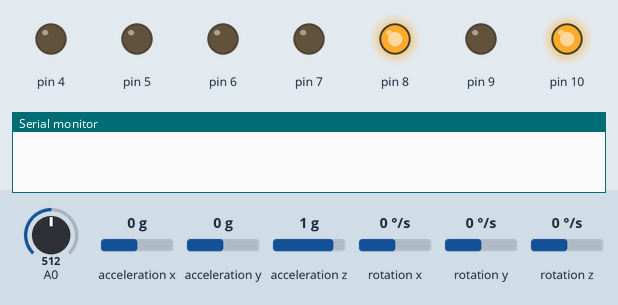
The sketch below on a simulated Arduino Mega 2560, built for the host (arithmetic inside an expression is 32-bit, double 64-bit). Shown: output pins drawn as LEDs (lit = HIGH), the last lines printed to the serial monitor. Wiring (inferred from the names in the program): MPU-6050 motion sensor at I2C address 0x68. Dashed ring = blinking. Inputs (shaded band) come from the test bench; at power-on: A0 = 512, acceleration x 0 g, acceleration y 0 g, acceleration z 1 g, rotation x 0 °/s, rotation y 0 °/s, rotation z 0 °/s. Random numbers use the default seed unless the sketch sets one.

Above: at 1.3 s.
2.6 s: A0 set to 380
5.6 s: A0 set to 351
At 8.4 s:
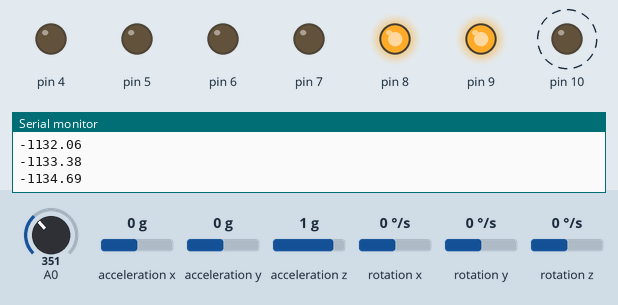
8.6 s: A0 set to 410
At 9.1 s:
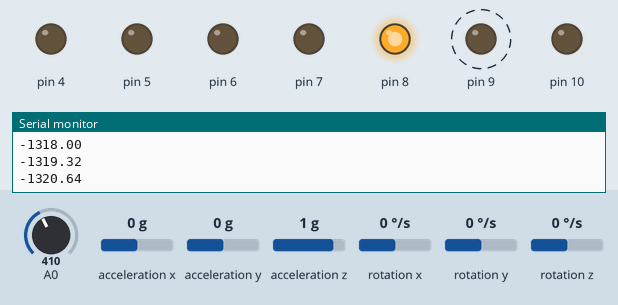
11.6 s: A0 set to 306
At 11.7 s:
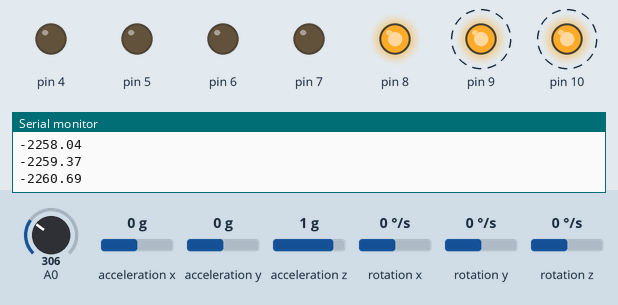
Timing chart, 0 to 15.6 s (numbered marks = the images above; inputs shaded):
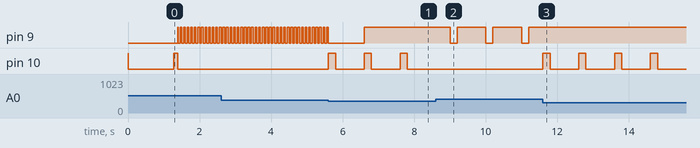

The sketch:

MiniStepperMotorBalancingRobot.ino
```cpp
/*
A small balancing robot using "Axels Stepper Motor Robot Controller"-board.
The robot uses two stepper motors with A4899 drivers and an MPU-6050
gyro/accelerometer to measure the angle. This code runs on an Arduino Pro Micro,
which uses it's two 16 bit hardware timers to generate the step-pulses to drive the motors.

The robot has two switches connected to digital pins 14 and 15.
On of the switches controls is the robot should stand still or
move forward at a constant speed, and the other switch determines
if the robot should make random turns.

More info about the robot on my website: http://axelsdiy.brinkeby.se/

Version 1.0 - the first published version.

Version 1.1 - increased the loop speed slightly and tuned all the PID parameters better.
I am now running TMC2100 stepper motor drivers, which runs smoother than A4988.
If you are using A4988 drivers, the robot may become unstable with my those PID parameters.

Position control:
  trying to maintain a target position using a third PID controller. does not work very well.
  Do not use this version if you just want a working balancing robot.

Axel Brinkeby
2017-10-13
*/

#include "pinConfiguration.h"
#include "config.h"
#include "buzzer.h"
#include "mpu6050.h"
#include "complementaryFilter.h"
#include "pid.h"

#include <Wire.h>

long lastLoopTime = STD_LOOP_TIME;
long lastLoopUsedTime = 0;
unsigned long loopStartTime = 0;
float deltaTime = 0;  // unit: seconds

Mpu6050 imu = Mpu6050(MPU6050_ADDRESS);
ComplementaryFilter angleFilter;
Pid anglePID(ANGLE_P, ANGLE_I, ANGLE_D, ANGLE_I_LIMIT);
Pid speedPID(SPEED_P, SPEED_I, SPEED_D, SPEED_I_LIMIT);
Pid positionPID(POSITION_P, POSITION_I, POSITION_D, POSITION_I_LIMIT);
Buzzer buzzer = Buzzer(BUZZER_PIN);

boolean balancing = false;
boolean bateryVoltageCutoff = false;
float currentLeanAngle = 0.0f;
float targetSpeed = 0;          // used to control the robot, drive and turn, unit: wheel revulutions per second
float turningSpeed = 0;
int randomTurnCounter = 0;      // used to make random turns
float voltage = 0;              // battery voltage

float motorSpeed = 0;           // the actual forward/reverce speed of the motors.
int8_t directionMotor1 = 0;
int8_t directionMotor2 = 0;

float targetPosition = 0;
float currentPosition = 0;

void setup() {

  Serial.begin(500000);         // for debug

  analogReference(INTERNAL);

  pinMode(LED_PIN, OUTPUT);
  pinMode(BUZZER_PIN, OUTPUT);
  pinMode(STEPPER_1_STEP_PIN, OUTPUT);
  pinMode(STEPPER_1_DIR_PIN, OUTPUT);
  pinMode(STEPPER_2_STEP_PIN, OUTPUT);
  pinMode(STEPPER_2_DIR_PIN, OUTPUT);
  pinMode(STEPPER_ENABLE_PIN, OUTPUT);

  pinMode(DIGITAL_14_PIN, INPUT_PULLUP);
  pinMode(DIGITAL_15_PIN, INPUT_PULLUP);

  digitalWrite(STEPPER_ENABLE_PIN, HIGH); // disable the stepper motors

  //buzzer.disable();
  buzzer.buzzBlocking(10);

// for some reason the main loop runns slower when wire is inisialiced,
// the communicaton will still work without the init function,
// but it seam to be unstable, more read errors occur.
  Wire.begin();
  Wire.setClock(400000);
  imu.init();
  imu.calibradeGyro();

  // TIMER1 controls motor 1
  TCCR1A = 0;                             // Timer1 CTC mode 4, OCxA,B outputs disconnected
  TCCR1B = (1 << WGM12) | (1 << CS11);    // Prescaler=8, => 2Mhz
  OCR1A = 65535;                          // longest period, motor stopped
  TCNT1 = 0;

  // TIMER3 controls motor 2
  TCCR3A = 0;                             // Timer1 CTC mode 4, OCxA,B outputs disconnected
  TCCR3B = (1 << WGM12) | (1 << CS11);    // Prescaler=8, => 2Mhz
  OCR3A = 65535;                          // longest period, motor stopped
  TCNT3 = 0;

  TIMSK1 |= (1 << OCIE1A);    // Enable TIMER1 interrupt
  TIMSK3 |= (1 << OCIE3A);    // Enable TIMER3 interrupt

  buzzer.buzzBlocking(100);
}

// 16 single cycle instructions is 1 microsecond at 16Mhz
void delay_05us()
{
  __asm__ __volatile__ (
    "nop" "\n\t"    "nop" "\n\t"    "nop" "\n\t"    "nop" "\n\t"
    "nop" "\n\t"    "nop" "\n\t"    "nop" "\n\t"    "nop");
}

// TIMER 1: controlling motor 1
ISR(TIMER1_COMPA_vect)
{
  TCNT1 = 0;
  if (directionMotor1 == 0)
    return;

  PORTD |= (1<<PORTD4); //set bit       // same as digitalWrite(STEPPER_1_STEP_PIN, HIGH);
  delay_05us();
  PORTD &= ~(1<<PORTD4); //clear bit    // same as digitalWrite(STEPPER_1_STEP_PIN, LOW);
}

// TIMER 3: controlling motor 2
ISR(TIMER3_COMPA_vect)
{
  TCNT3 = 0;
  if (directionMotor2 == 0)
    return;

  PORTD |= (1<<PORTD7); //set bit       // same as digitalWrite(STEPPER_2_STEP_PIN, HIGH);
  delay_05us();
  PORTD &= ~(1<<PORTD7); //clear bit    // same as digitalWrite(STEPPER_2_STEP_PIN, LOW);
}


void loop() {
  // heartbeat LED flashing, if you see this LED flashing, the robot is running it's main loop.
  if (bateryVoltageCutoff)
    digitalWrite(LED_PIN, millis() % 1000 > 200);
  else if (targetSpeed == 0)
    digitalWrite(LED_PIN, millis() % 500 > 400);
  else
    digitalWrite(LED_PIN, millis() % 100 > 50);


  checkBatteryVoltage();
  //Serial.println(voltage);
  if (millis() > 3000 && voltage < MIN_BAT_VOLTAGE) {
    balancing = false;
    bateryVoltageCutoff = true;
    buzzer.buzzBlocking(200);
    delay(800);
  }

  imu.updateIMUdata();

  // calculate the lean angle based in accelerometer and gyro data. This is done with a simple complimentary filter.
  float accAngle = atan2(imu.getAccelY(), imu.getAccelZ()) * 57;
  currentLeanAngle = angleFilter.calculate(accAngle, imu.getGyroX(), TARGET_DELTA_TIME);
  //Serial.println(currentLeanAngle);

  //behaviour();

  // balance the robot.
  //float targetAngle = speedPID.updatePID(targetSpeed, motorSpeed, TARGET_DELTA_TIME);
  //motorSpeed = -anglePID.updatePID(targetAngle, currentLeanAngle, TARGET_DELTA_TIME);

  targetSpeed = positionPID.updatePID(targetPosition, currentPosition, TARGET_DELTA_TIME);
  //targetSpeed = 0;

  float targetAngle = speedPID.updatePID(targetSpeed, motorSpeed, TARGET_DELTA_TIME);
  motorSpeed = -anglePID.updatePID(targetAngle, currentLeanAngle, TARGET_DELTA_TIME);

  currentPosition += motorSpeed * TARGET_DELTA_TIME;

  /*if (abs(currentPosition) < 1) {
    positionPID.resetPID();
  }*/

  Serial.println(currentPosition);

  // start balancing if the robot is close to equilibrium.
  if (!bateryVoltageCutoff && !balancing && millis() > 3000 && abs(currentLeanAngle) < START_ANGLE_ERROR) {
    balancing = true;
    turningSpeed = motorSpeed = 0;
    anglePID.resetPID();
    speedPID.resetPID();
    positionPID.resetPID();
    currentPosition = 0;
    buzzer.buzzBlocking(20);
  }

  if (balancing) {
    // stop balancing if angle error is to large.
    if ((targetAngle - MAX_ACCEPTABLE_ANGLE_ERROR) > currentLeanAngle ||
          currentLeanAngle > (targetAngle + MAX_ACCEPTABLE_ANGLE_ERROR)) {
      balancing = false;
      buzzer.buzzBlocking(50);
    }

    // stop balancing if the robot is leaning to much in any direction.
    if (-MAX_ACCEPTABLE_ANGLE > currentLeanAngle || currentLeanAngle > MAX_ACCEPTABLE_ANGLE) {
      balancing = false;
      buzzer.buzzBlocking(50);
    }

    // motor speed is converted from rotation per second to steps per second
    int16_t leftMotorSpeed = (motorSpeed + turningSpeed) * 3600;
    int16_t rightMotorSpeed = (motorSpeed - turningSpeed) * 3600;
    setMotorSpeed(leftMotorSpeed, 2);
    setMotorSpeed(rightMotorSpeed, 1);
    digitalWrite(STEPPER_ENABLE_PIN, LOW); // enable the stepper motors
  }
  else
  {
    setMotorSpeed(0, 2);  // set the speeds of each motor to zero
    setMotorSpeed(0, 1);
    digitalWrite(STEPPER_ENABLE_PIN, HIGH); // disable the stepper motors
  }

  // ===================================== loop timing control =====================================
  lastLoopUsedTime = micros() - loopStartTime;
  if (lastLoopUsedTime < STD_LOOP_TIME)
    delayMicroseconds(STD_LOOP_TIME - lastLoopUsedTime);
  lastLoopTime = micros() - loopStartTime;
  deltaTime = (float)lastLoopTime / (float)1000000;
  loopStartTime = micros();

  // show the used time and total time of the main loop in the serial monitor, note that sending
  //this data also increses the used time in the main loop. The actual used time is slightly less
  //than the value showed here.
  //Serial.print(lastLoopUsedTime); Serial.print(","); Serial.println(lastLoopTime);
}

void behaviour() {
  if (digitalRead(DIGITAL_14_PIN)) {
    targetSpeed = 0.5f;
  } else {
    targetSpeed = 0;
  }

  if (digitalRead(DIGITAL_15_PIN)) {
    if (abs(motorSpeed) < 0.2 && random(0, 2000) <= 1) {
      randomTurnCounter = random(120, 200);
      if (random(0, 2))
        turningSpeed = 0.1f * random(1, 5);
      else
        turningSpeed = -0.1f * random(1, 5);
    }
  }

  if (randomTurnCounter > 0) {
    randomTurnCounter--;
    if (randomTurnCounter == 0) {
      turningSpeed = 0;
    }
  }
}

void checkBatteryVoltage() {
  long value = analogRead(VOLTAGE_SENSE_PIN);
  voltage = value / 36.80f;
}

void setMotorSpeed(int16_t tspeed, int motorID)
{
  long timer_period;
  int16_t motorspeed = tspeed;

  if (motorID == 1) {
    if (motorspeed > 0) {
      timer_period = 2000000 / motorspeed; // 2Mhz timer
      directionMotor1 = 1;
      digitalWrite(STEPPER_1_DIR_PIN, LOW);
    } else if (motorspeed < 0) {
      timer_period = 2000000 / -motorspeed;
      directionMotor1 = -1;
      digitalWrite(STEPPER_1_DIR_PIN, HIGH);
    } else {
      timer_period = 65535;
      directionMotor1 = 0;
    }

    if (timer_period > 65535)   // Check for maximun period without overflow
      timer_period = 65535;

    OCR1A = timer_period;
    if (TCNT1 > OCR1A)    // Check  if we need to reset the timer...
      TCNT1 = 0;

  } else if (motorID == 2){
    if (motorspeed > 0) {
      timer_period = 2000000 / motorspeed; // 2Mhz timer
      directionMotor2 = 1;
      digitalWrite(STEPPER_2_DIR_PIN, HIGH);
    } else if (motorspeed < 0) {
      timer_period = 2000000 / -motorspeed;
      directionMotor2 = -1;
      digitalWrite(STEPPER_2_DIR_PIN, LOW);
    } else {
      timer_period = 65535;
      directionMotor2 = 0;
    }

    if (timer_period > 65535)   // Check for maximun period without overflow
      timer_period = 65535;

    OCR3A = timer_period;
    if (TCNT3 > OCR3A)    // Check  if we need to reset the timer...
      TCNT3 = 0;
  }

}
```

Measured:
- the behaviour switches between 368 and 367 on A0 (found by bisection; images 0 and 1)
- after the input at 5.6 s, pin 10: alternates HIGH for 0.20 s and LOW for 0.80 s, starting at once
- after the input at 8.6 s, pin 9: alternates HIGH for 0.80 s and LOW for 0.20 s, starting after 0.40 s
- after the input at 11.6 s, pin 10: alternates HIGH for 0.20 s and LOW for 0.80 s, starting at once
